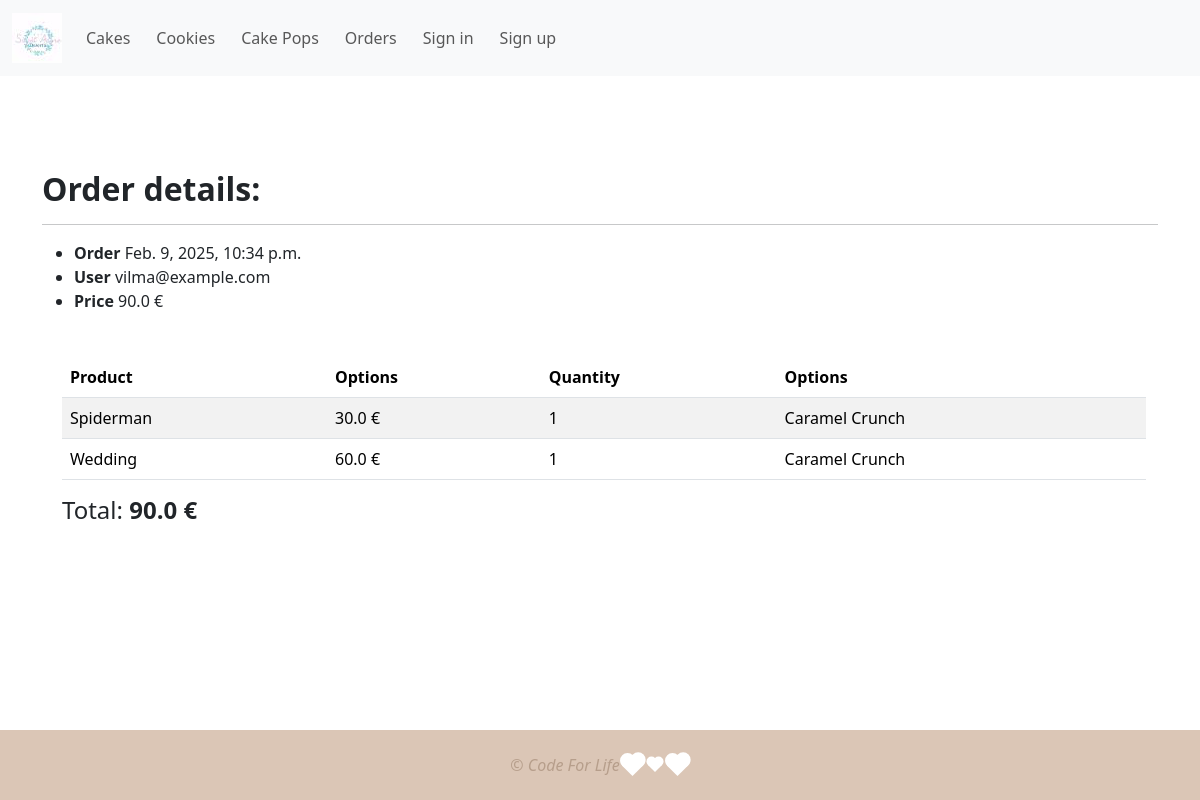
Screenshot of /orders/3 with the database file from the repository.
### desserts/models.py (models this page shows, shortened)
class Order(models.Model):
    order_date = models.DateTimeField(blank=False, null=False, auto_now_add=True)
    user = models.ForeignKey(User, on_delete=models.SET_NULL, null=True, blank=True)
    deadline = models.DateTimeField(verbose_name="Deadline", null=True, blank=True)
    NEW = "N"
    IN_PROGRESS = "P"
    COMPLETED = "C"
    DELIVERED = "D"
    ORDER_STATUSES = {
        NEW: "New",
        IN_PROGRESS: "In Progress",
        COMPLETED: "Completed",
        DELIVERED: "Delivered",
    }
    status = models.CharField(
        max_length=1, choices=ORDER_STATUSES, default="NEW", blank=True
    )
    class Meta:
        verbose_name = "Order"
        verbose_name_plural = "Orders"
    @property
    def total_price(self):
        total_price = 0
        for line in self.lines.all():
            total_price += line.price
        return total_price

class OrderLine(models.Model):
    order = models.ForeignKey(
        Order, on_delete=models.CASCADE, blank=True, null=True, related_name="lines"
    )
    options = models.ManyToManyField(
        Option,
        blank=False,
        help_text="*To select more than one Option, press CTRL and left mouse key.",
    )
    product = models.ForeignKey(
        Product, on_delete=models.CASCADE, blank=False, null=True, related_name="order_line"
    )
    quantity = models.IntegerField(blank=True, null=False, default=1)
    class Meta:
        verbose_name = "Order Line"
        verbose_name_plural = "Order Lines"
    @property
    def price(self):
        if self.product:
            return self.product.price * self.quantity
        else:
            return 0

class Product(models.Model):
    category = models.ForeignKey(
        Category, on_delete=models.CASCADE, blank=True, null=True
    )
    options = models.ManyToManyField(
        Option,
        blank=True, null=True
    )
    name = models.CharField(max_length=200, blank=True, null=True)
    description = HTMLField("Description", max_length=4096, default="")
    price = models.FloatField(blank=False, null=False)
    image = models.ImageField(upload_to="products", blank=True, null=True)
    class Meta:
        verbose_name = "Product"
        verbose_name_plural = "Products"

class Option(models.Model):
    name = models.CharField(max_length=200, blank=True, null=True)
    class Meta:
        verbose_name = "Option"
        verbose_name_plural = "Options"

### my_auth/models.py (models this page shows)
class User(AbstractUser):
    bio = models.TextField(null=True, blank=True)
    email = models.EmailField(unique=True, null=True)
    USERNAME_FIELD = "email"
    REQUIRED_FIELDS = []
    class Meta:
        verbose_name = "User"
        verbose_name_plural = "Users"

### desserts/views.py (the view)
# urls.py: path("orders/<int:pk>", views.OrderDetailView.as_view(), name="order_details"),
class OrderDetailView(generic.DetailView):
    model = Order
    template_name = "desserts/order_details.html"
    context_object_name = "order"

### desserts/templates/desserts/order_details.html (shortened to what this page needs)
{% extends "desserts/base.html" %}
{% load static %}
{% block content %}
  <h2><strong>Order details: </strong></h2>
  <hr />
 <ul>
  <li><strong>Order </strong>{{ order.order_date }}</li>
  <li><strong>User </strong>{{ order.user }}</li>
  <li><strong>Price </strong>{{ order.total_price }} €</li>
 </ul>
{% if order.lines.all %}
<div class="container" style="padding-top: 20px; padding-left: 20px">
        <table class="table table-striped">
          <thead>
            <tr>
              <th>Product</th>
              <th>Options</th>
              <th>Quantity</th>
              <th>Options</th>
            </tr>
        </thead>
          <tbody>
            {% for line in order.lines.all %}
  <tr>
                <td>{{ line.product.name }}</td>
                <td>{{ line.product.price }} €</td>
                <td>{{ line.quantity }}</td>
<td>
    {% for option in line.options.all %}
    {{ option.name }}
    {% endfor %}
</td>
  </tr>
          {% endfor %}
   </tbody>
    </table>
    <h4>Total: <strong>{{ order.total_price }} €</strong></h4>
  </div>
{% else %}
  <p>No items in this order.</p>
{% endif %}
{% endblock content %}

### desserts/static/desserts/css/main.css (style rules this page uses)
html, body { height: 100%; margin: 0; display: flex; flex-direction: column; }

### rows the page displays
Order: order_date "Feb. 9, 2025, 10:34 p.m.", user "vilma@example.com", total_price "90.0"
OrderLine: product.name "Spiderman", product.price "30.0", quantity "1"
Option: name "Caramel Crunch"
OrderLine: product.name "Wedding", product.price "60.0", quantity "1"
